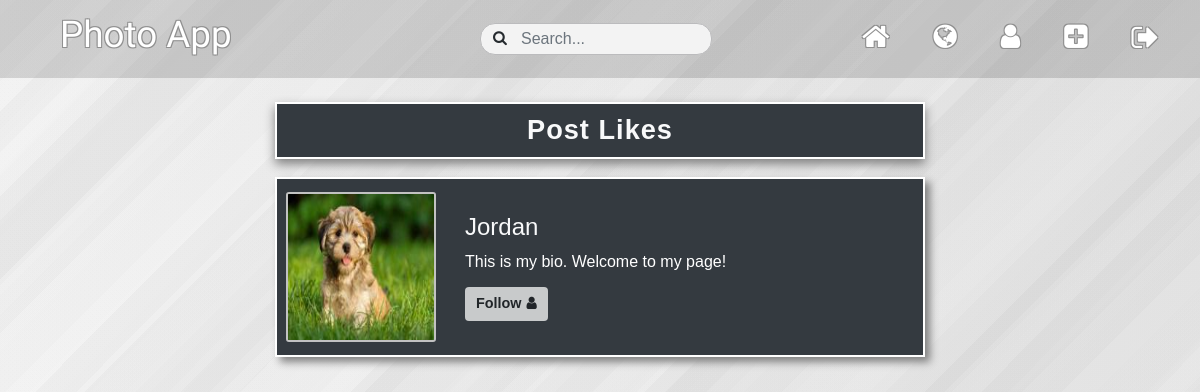
Before: /post-likes/37/ (signed in) with the older database file.
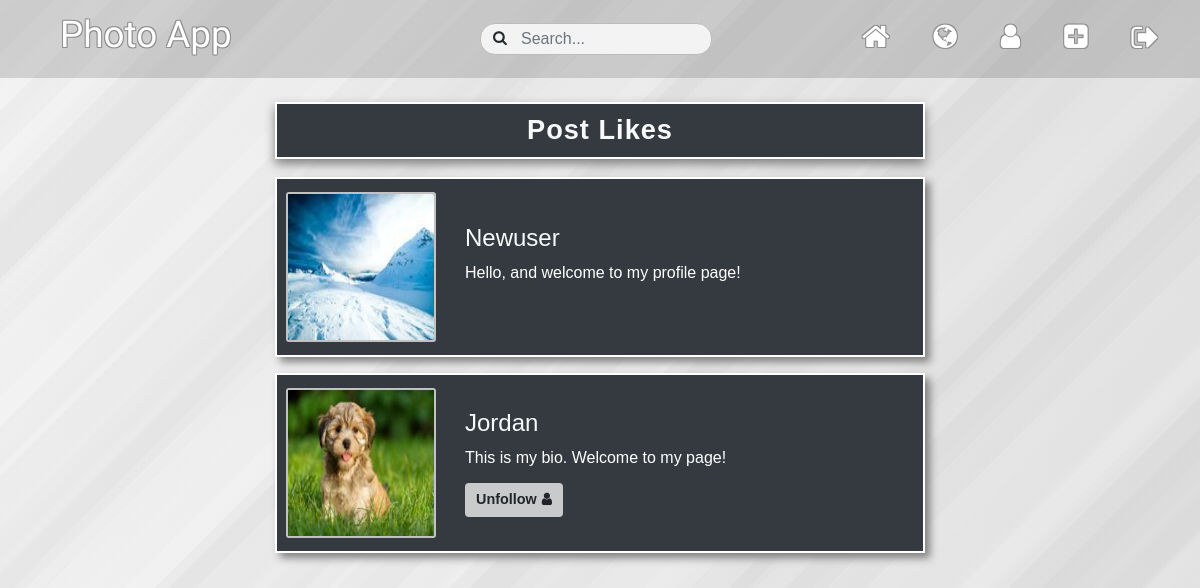
After: the same page with the newer database file.
### photo_sharing/models.py (models this page shows, shortened)
class PostLike(models.Model):
    user = models.ForeignKey(User, on_delete=models.CASCADE)
    post = models.ForeignKey(Post, on_delete=models.CASCADE)

### users/models.py (models this page shows, shortened)
class Profile(models.Model):
    user = models.OneToOneField(User, on_delete=models.CASCADE)
    image = models.ImageField(default='default.jpg', upload_to='profile-image')
    bio = models.CharField(max_length=150)
    following = models.ManyToManyField(User, related_name='followers')

### photo_sharing/views.py (the view)
# urls.py: path('post-likes/<int:pk>/', views.likes_list, name='likes-list'),
@login_required
def likes_list(request, pk):
    results = PostLike.objects.filter(post_id=pk).all()
    return render(request, 'photo_sharing/likes_list.html', {
        'results': results
    })

### users/context_processors.py (called while the page is built)
def isFollowing(request):
    if (request.user.username):
        following_list = list(Profile.objects.get(user=request.user).following.all())
    else:
        following_list = 0
    return {
        'following_list': following_list
    }

### photo_sharing/templates/photo_sharing/likes_list.html (shortened to what this page needs)
{% extends 'photo_sharing/layout.html' %}
{% block content %}
<br>
<div class='text-center'>
    <h3 class="page-title">Post Likes</h3>
</div>
{% for like in results %}
<div class="row no-gutters user-page">
    <div class='col-12 profile-background my-2'>
        <div class="profile-block">
            <div class='image-col mr-3 pl-1 my-auto'>
                <img class='profile-image' src="{{ like.user.profile.image.url }}" alt="User Profile Image">
            </div>
            <div class='bio-col my-auto pr-0'>
                <a class='username-link' href="{% url 'profile' like.user.username %}"><h4>{{ like.user.username|title }}</h4></a>
                <p class='mb-2'>{{ like.user.profile.bio|truncatechars:90 }}</p>
                {% if like.user.username == user.username %}
                <div class='py-2'></div>
                {% elif like.user not in following_list %}
                <a class='btn user-btn follow' data-id='{{ like.user.id }}' href="{% url 'follow' like.user.id %}">Follow <i class="fa fa-user" aria-hidden="true"></i></a>
                {% else %}
                <a class='btn user-btn unfollow' data-id='{{ like.user.id }}' href="{% url 'unfollow' like.user.id %}">Unfollow <i class="fa fa-user" aria-hidden="true"></i></a>
                {% endif %}
            </div>
        </div>
    </div>
</div>
{% endfor %}
{% endblock %}

### photo_sharing/templates/photo_sharing/layout.html (shortened to what this page needs)
{% load static %}
<!DOCTYPE html>
<html lang="en">
<head>
    <link rel="stylesheet" href="https://stackpath.bootstrapcdn.com/bootstrap/4.5.2/css/bootstrap.min.css">
    <link rel="stylesheet" href="https://cdnjs.cloudflare.com/ajax/libs/font-awesome/4.7.0/css/font-awesome.min.css">
    <link rel="stylesheet" href="{% static 'photo_sharing/main.css' %}">
</head>
<body>
    <nav class="navbar navbar-expand-lg navbar-light">
      <a href='/' {% if not user.is_authenticated %} class='login-title' {% endif %}><h1>Photo App</h1></a>
      {% if user.is_authenticated %}
      <div class='nav-search'>
        <form class="form-inline my-2 my-lg-0" action='/user/list/'>
            <input class="form-control mr-sm-2 search-input" type="text" name='q' placeholder="Search..." aria-label="Search" autocomplete="off">
            <button class="my-2 my-sm-0 search-btn" type="submit"><i class="fa fa-search" aria-hidden="true"></i></button>
        </form>
      </div>
      {% endif %}
      <div class="collapse navbar-collapse" id="navbarSupportedContent">
        <ul class="navbar-nav ml-auto">
            {% if user.is_authenticated %}
                <li class='nav-item mx-auto'><a class='nav-link {% if home %} active {% endif %}' data-toggle="tooltip" data-placement="bottom" title="Home" href='{% url "home" %}'><span class='desktop-nav-icon'><i class="fa fa-home" aria-hidden="true"></i></span><span class='mobile-nav-title'>Home</span></a></li>
                <li class='nav-item mx-auto'><a class='nav-link {% if global %} active {% endif %}' data-toggle="tooltip" data-placement="bottom" title="Global Feed" href='{% url "global-posts" %}'><span class='desktop-nav-icon'><i class="fa fa-globe" aria-hidden="true"></i></span><span class='mobile-nav-title'>Global Feed</span></a></li>
                <li class='nav-item mx-auto'><a class='nav-link {% if profile %} active {% endif %}' data-toggle="tooltip" data-placement="bottom" title="Profile" href='{% url "profile" user.username %}'><span class='desktop-nav-icon'><i class="fa fa-user" aria-hidden="true"></i></span><span class='mobile-nav-title'>Profile</span></a></li>
                <li class='nav-item mx-auto'><a class='nav-link {% if createPost %} active {% endif %}' data-toggle="tooltip" data-placement="bottom" title="Create Post" href='{% url "create-post" %}'><span class='desktop-nav-icon'><i class="fa fa-plus-square" aria-hidden="true"></i></span><span class='mobile-nav-title'>Create Post</span></a></li>
                <li class='nav-item mx-auto'><a class='nav-link {% if logout %} active {% endif %}' data-toggle="tooltip" data-placement="bottom" title="Logout" href='{% url "logout" %}'><span class='desktop-nav-icon'><i class="fa fa-sign-out" aria-hidden="true"></i></span><span class='mobile-nav-title'>Logout</span></a></li>
            {% else %}
                <li class='nav-item mx-auto'><a class='nav-link logged-out-link {% if login %} active {% endif %}' href='{% url "login" %}'>Login</a></li>
                <li class='nav-item mx-auto'><a class='nav-link logged-out-link {% if register %} active {% endif %}' href='{% url "register" %}'>Register</a></li>
            {% endif %}
        </ul>
      </div>
    </nav>
    <main>
    {% block content %} {% endblock %}
    </main>
</body>
</html>

Changed rows visible on the page:
added PostLike: user.profile.image (picture), user.username "Newuser", user.profile.bio "Hello, and welcome to my profile page!"
